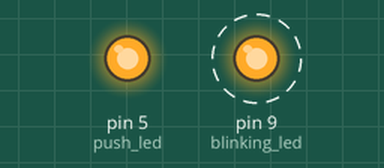
Bench run of a sketch on a simulated Arduino Uno, built with avr-gcc and run on an emulated ATmega328P. Shown: output pins drawn as LEDs (lit = HIGH). Dashed ring = blinking.

Above: at 0.5 s.
Timing chart, 0 to 4.6 s (numbered marks = the images above):
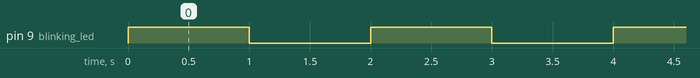

Measured:
- by itself, pin 9 (blinking_led): alternates HIGH for 1.0 s and LOW for 1.0 s

The sketch:

SET-UP.ino
```cpp
// (C) __Your names here: Amin Mahmoudifard, Yasamin Fazelidehkordi, Patrik Samcenko, group: 28 __ (2023)
// Work package 5
// Exercise 1
// Submission code: 121314AA (provided by your TA-s)

// define section - defining the pins being used
#define blinking_led 9
#define push_led 5

// seting up the program
void setup()
{
  pinMode(blinking_led, OUTPUT);    // initilizing and setting the pin mode to output
  pinMode(push_led, OUTPUT);        // initilizing and setting the pin mode to output
  digitalWrite(push_led, HIGH);    // set the pin to high
}

// loop function (running constantly)
void loop()
{
  digitalWrite(9, HIGH);  // switch the pin to high
  delay(1000);            // Wait for 1000 millisecond(s)
  digitalWrite(9, LOW);   // switch the pin to low
  delay(1000);            // Wait for 1000 millisecond(s)
}
```
